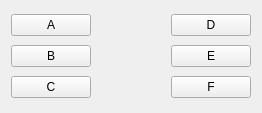
<?xml version="1.0" encoding="UTF-8"?>
<ui version="4.0">
 <class>MetaWatchSimulatorForm</class>
 <widget class="QWidget" name="MetaWatchSimulatorForm">
  <property name="geometry">
   <rect>
    <x>0</x>
    <y>0</y>
    <width>262</width>
    <height>113</height>
   </rect>
  </property>
  <property name="windowTitle">
   <string>MetaWatch-Digital Simulator</string>
  </property>
  <layout class="QHBoxLayout" name="horizontalLayout">
   <item>
    <layout class="QVBoxLayout" name="btnsLeft">
     <item>
      <widget class="QPushButton" name="btnA">
       <property name="text">
        <string>A</string>
       </property>
      </widget>
     </item>
     <item>
      <widget class="QPushButton" name="btnB">
       <property name="text">
        <string>B</string>
       </property>
      </widget>
     </item>
     <item>
      <widget class="QPushButton" name="btnC">
       <property name="text">
        <string>C</string>
       </property>
      </widget>
     </item>
    </layout>
   </item>
   <item>
    <widget class="QLabel" name="lblDisplay">
     <property name="sizePolicy">
      <sizepolicy hsizetype="Expanding" vsizetype="Expanding">
       <horstretch>0</horstretch>
       <verstretch>0</verstretch>
      </sizepolicy>
     </property>
     <property name="text">
      <string/>
     </property>
     <property name="alignment">
      <set>Qt::AlignCenter</set>
     </property>
    </widget>
   </item>
   <item>
    <layout class="QVBoxLayout" name="btnsRight">
     <item>
      <widget class="QPushButton" name="btnD">
       <property name="text">
        <string>D</string>
       </property>
      </widget>
     </item>
     <item>
      <widget class="QPushButton" name="btnE">
       <property name="text">
        <string>E</string>
       </property>
      </widget>
     </item>
     <item>
      <widget class="QPushButton" name="btnF">
       <property name="text">
        <string>F</string>
       </property>
      </widget>
     </item>
    </layout>
   </item>
  </layout>
 </widget>
 <resources/>
 <connections>
  <connection>
   <sender>btnA</sender>
   <signal>pressed()</signal>
   <receiver>MetaWatchSimulatorForm</receiver>
   <slot>btnAPressed()</slot>
   <hints>
    <hint type="sourcelabel">
     <x>44</x>
     <y>20</y>
    </hint>
    <hint type="destinationlabel">
     <x>105</x>
     <y>4</y>
    </hint>
   </hints>
  </connection>
  <connection>
   <sender>btnA</sender>
   <signal>released()</signal>
   <receiver>MetaWatchSimulatorForm</receiver>
   <slot>btnAReleased()</slot>
   <hints>
    <hint type="sourcelabel">
     <x>71</x>
     <y>21</y>
    </hint>
    <hint type="destinationlabel">
     <x>4</x>
     <y>10</y>
    </hint>
   </hints>
  </connection>
  <connection>
   <sender>btnB</sender>
   <signal>pressed()</signal>
   <receiver>MetaWatchSimulatorForm</receiver>
   <slot>btnBPressed()</slot>
   <hints>
    <hint type="sourcelabel">
     <x>68</x>
     <y>57</y>
    </hint>
    <hint type="destinationlabel">
     <x>98</x>
     <y>75</y>
    </hint>
   </hints>
  </connection>
  <connection>
   <sender>btnB</sender>
   <signal>released()</signal>
   <receiver>MetaWatchSimulatorForm</receiver>
   <slot>btnBReleased()</slot>
   <hints>
    <hint type="sourcelabel">
     <x>86</x>
     <y>56</y>
    </hint>
    <hint type="destinationlabel">
     <x>98</x>
     <y>58</y>
    </hint>
   </hints>
  </connection>
  <connection>
   <sender>btnC</sender>
   <signal>pressed()</signal>
   <receiver>MetaWatchSimulatorForm</receiver>
   <slot>btnCPressed()</slot>
   <hints>
    <hint type="sourcelabel">
     <x>37</x>
     <y>90</y>
    </hint>
    <hint type="destinationlabel">
     <x>73</x>
     <y>108</y>
    </hint>
   </hints>
  </connection>
  <connection>
   <sender>btnC</sender>
   <signal>released()</signal>
   <receiver>MetaWatchSimulatorForm</receiver>
   <slot>btnCReleased()</slot>
   <hints>
    <hint type="sourcelabel">
     <x>21</x>
     <y>89</y>
    </hint>
    <hint type="destinationlabel">
     <x>19</x>
     <y>105</y>
    </hint>
   </hints>
  </connection>
  <connection>
   <sender>btnD</sender>
   <signal>pressed()</signal>
   <receiver>MetaWatchSimulatorForm</receiver>
   <slot>btnDPressed()</slot>
   <hints>
    <hint type="sourcelabel">
     <x>203</x>
     <y>18</y>
    </hint>
    <hint type="destinationlabel">
     <x>205</x>
     <y>5</y>
    </hint>
   </hints>
  </connection>
  <connection>
   <sender>btnD</sender>
   <signal>released()</signal>
   <receiver>MetaWatchSimulatorForm</receiver>
   <slot>btnDReleased()</slot>
   <hints>
    <hint type="sourcelabel">
     <x>244</x>
     <y>22</y>
    </hint>
    <hint type="destinationlabel">
     <x>258</x>
     <y>21</y>
    </hint>
   </hints>
  </connection>
  <connection>
   <sender>btnE</sender>
   <signal>pressed()</signal>
   <receiver>MetaWatchSimulatorForm</receiver>
   <slot>btnEPressed()</slot>
   <hints>
    <hint type="sourcelabel">
     <x>237</x>
     <y>50</y>
    </hint>
    <hint type="destinationlabel">
     <x>256</x>
     <y>51</y>
    </hint>
   </hints>
  </connection>
  <connection>
   <sender>btnE</sender>
   <signal>released()</signal>
   <receiver>MetaWatchSimulatorForm</receiver>
   <slot>btnEReleased()</slot>
   <hints>
    <hint type="sourcelabel">
     <x>174</x>
     <y>46</y>
    </hint>
    <hint type="destinationlabel">
     <x>164</x>
     <y>40</y>
    </hint>
   </hints>
  </connection>
  <connection>
   <sender>btnF</sender>
   <signal>pressed()</signal>
   <receiver>MetaWatchSimulatorForm</receiver>
   <slot>btnFPressed()</slot>
   <hints>
    <hint type="sourcelabel">
     <x>236</x>
     <y>89</y>
    </hint>
    <hint type="destinationlabel">
     <x>258</x>
     <y>87</y>
    </hint>
   </hints>
  </connection>
  <connection>
   <sender>btnF</sender>
   <signal>released()</signal>
   <receiver>MetaWatchSimulatorForm</receiver>
   <slot>btnFReleased()</slot>
   <hints>
    <hint type="sourcelabel">
     <x>185</x>
     <y>90</y>
    </hint>
    <hint type="destinationlabel">
     <x>187</x>
     <y>108</y>
    </hint>
   </hints>
  </connection>
 </connections>
 <slots>
  <slot>btnAPressed()</slot>
  <slot>btnAReleased()</slot>
  <slot>btnBPressed()</slot>
  <slot>btnBReleased()</slot>
  <slot>btnCPressed()</slot>
  <slot>btnCReleased()</slot>
  <slot>btnDPressed()</slot>
  <slot>btnDReleased()</slot>
  <slot>btnEPressed()</slot>
  <slot>btnEReleased()</slot>
  <slot>btnFPressed()</slot>
  <slot>btnFReleased()</slot>
 </slots>
</ui>
